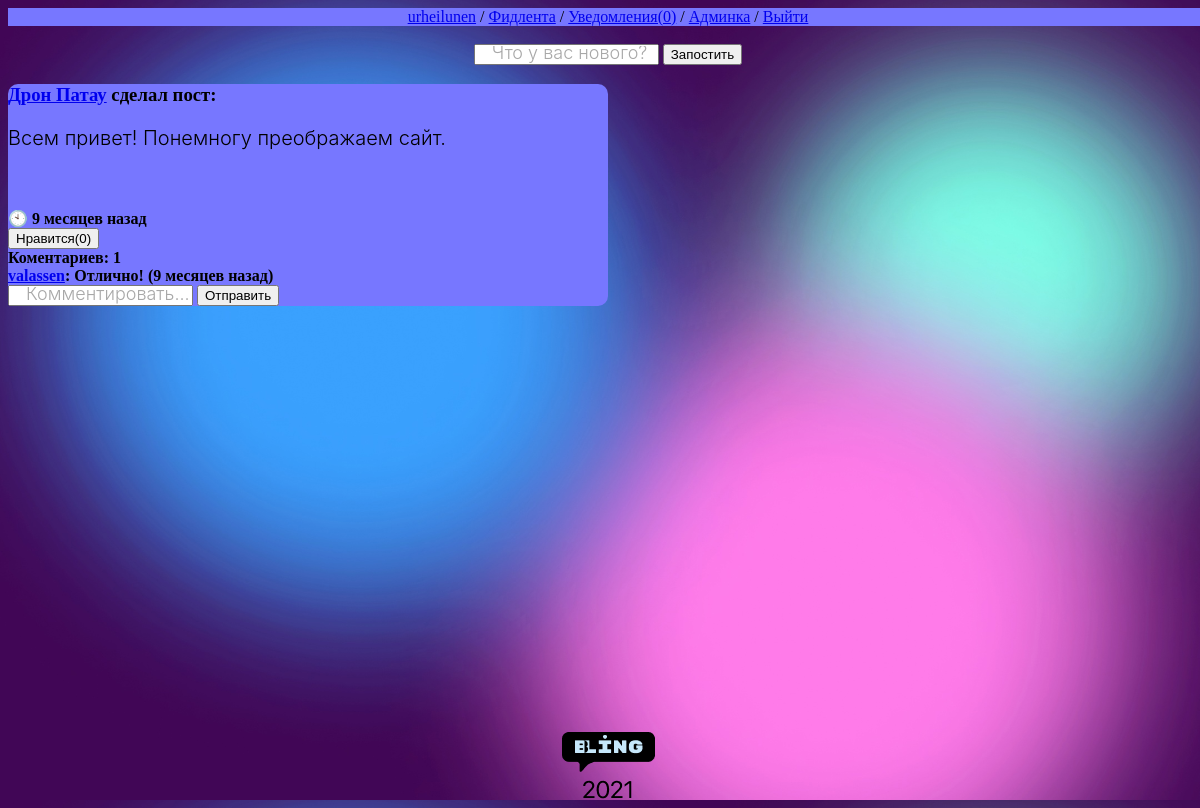
Page / (signed in) on the earlier database version.
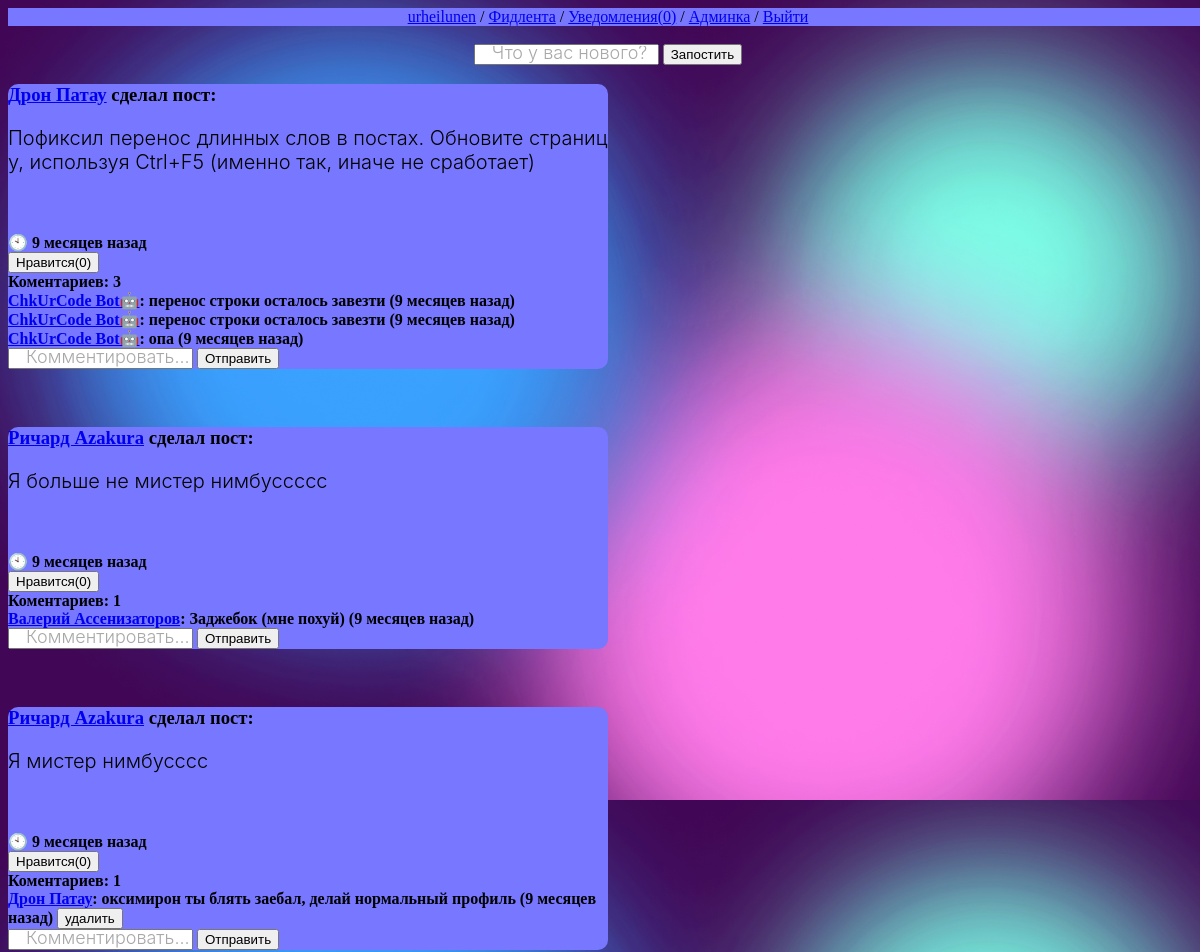
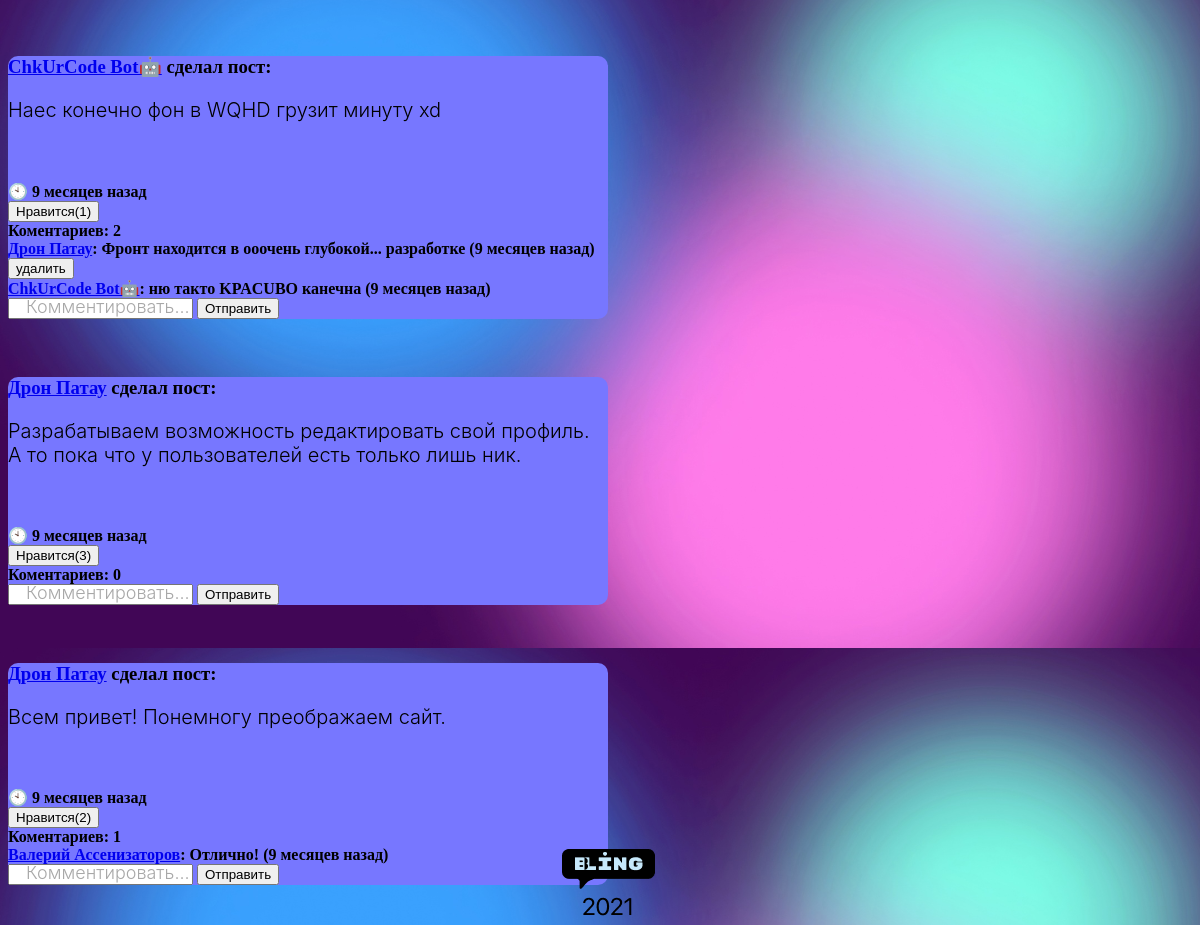
Same page on the later database version (2 pictures, top to bottom).
### bling/models.py (models this page shows, shortened)
class Profile(models.Model):
    user = models.OneToOneField(User, on_delete=models.CASCADE)
    about = models.TextField(default='', blank=True)
    subscribers = models.ManyToManyField(User, blank=True, default=None, verbose_name='Подписчики', related_name='Подписчик')
    friends = models.ManyToManyField(User, blank=True, default=None, verbose_name='Друзья', related_name='Друг')
    profile_image = models.OneToOneField('BlingImage', default=None, null=True, blank=True, verbose_name='Ава', on_delete=models.SET_NULL)
    liked_posts = models.ManyToManyField('BlingPost', default=None, blank=True, verbose_name='Понравившиеся посты')
    notifications_amount = models.IntegerField(default=0)
    def __str__(self):
        if self.user.first_name or self.user.last_name:
            return self.user.first_name + ' ' + self.user.last_name
        else:
            return self.user.username
    class Meta:
        verbose_name = 'Профиль'
        verbose_name_plural = 'Профили'

class BlingPost(models.Model):
    RENDER_LENGTH = 15
    text = models.TextField(null=True, blank=True, verbose_name='Текст')
    images = models.ForeignKey('BlingImage', on_delete=models.SET_NULL, null=True, blank=True, verbose_name='Изображения')
    author = models.ForeignKey(User, on_delete=models.CASCADE, related_name='posts', verbose_name='Автор', null=True)
    created_on = models.DateTimeField(auto_now_add=True, verbose_name='Дата публикации')
    likes_amount = models.IntegerField(default=0)
    comments_amount = models.IntegerField(default=0)
    comments = models.ManyToManyField('BlingComment', default=None, blank=True, verbose_name='Комментарии')
    class Meta:
        verbose_name = 'Пост'
        verbose_name_plural = 'Посты'
        ordering = ['-created_on']
    def how_old(self):
        return how_old_is_this_datetimefield(self.created_on)

class BlingComment(models.Model):
    text = models.TextField(null=True, blank=True, verbose_name='Текст')
    images = models.ForeignKey('BlingImage', on_delete=models.SET_NULL, null=True, blank=True,
                                 verbose_name='Изображения')
    author = models.ForeignKey(User, on_delete=models.CASCADE, related_name='comments', verbose_name='Автор', null=True)
    created_on = models.DateTimeField(auto_now_add=True, verbose_name='Дата публикации')
    likes_amount = models.IntegerField(default=0)
    class Meta:
        verbose_name = 'Комментарий'
        verbose_name_plural = 'Комментарии'
    def __str__(self):
        return self.text
    def how_old(self):
        return how_old_is_this_datetimefield(self.created_on)

### bling/views.py (the view)
# urls.py: path('', index, name='home'),
@login_required()
def index(request):
    if request.method == 'POST':
        scan_for_forms(request)
        return HttpResponseRedirect('/')
    blingposts = BlingPost.objects.all()
    context = {'blingposts': blingposts}
    return render(request, 'bling/index.html', context)

### bling/templates/bling/index.html (shortened to what this page needs)
{% extends "layout/basic.html" %}
{% block content %}
{% if user.is_authenticated %}
    <br><form method="post" align="center">{% csrf_token %}
        <input type="text" name="new_post" placeholder="Что у вас нового?">
        <button name="post_id" type="submit" value="{{ blingpost.pk }}">Запостить</button>
    </form>
    {% if blingposts.0 %}
        {% for blingpost in blingposts %}
            <div class="post">
                <h3><a href="{% url 'user_profile' blingpost.author.username %}">{{ blingpost.author.profile }}</a> сделал пост:</h3>
                <p>{{ blingpost.text }}</p><br>
                <h4 class="PostDate">
                        🕙 {{ blingpost.how_old }}
                    <form method="post">{% csrf_token %}
                        <button name="like" type="submit" value="{{ blingpost.pk }}">Нравится({{ blingpost.likes_amount }})</button>
                    </form>
                    Коментариев: {{ blingpost.comments_amount }}
                    {% if blingpost.comments_amount > 0 %}
                        {% for comment in blingpost.comments.all %}
                            <form method="post">{% csrf_token %}
                                <a href="{% url 'user_profile' comment.author.username %}">{{ comment.author.profile }}</a>: {{ comment }} ({{ comment.how_old }})
                                {% if comment.author == user %}
                                    <button type="submit" name="remove_comment" value="{{ blingpost.pk }}/{{ comment.pk }}">удалить</button>
                                {% endif %}
                            </form>
                        {% endfor %}
                    {% endif %}
                    <form method="post">{% csrf_token %}
                        <input type="text" name="comment_text" placeholder="Комментировать...">
                        <button name="post_id" type="submit" value="{{ blingpost.pk }}">Отправить</button>
                    </form>
                </h4>
            </div><br>
        {% endfor %}
    {% else %}
        <p align="center">Тут пока нет постов...</p>
    {% endif %}
{% endif %}
{% endblock %}

### bling/templates/layout/basic.html (shortened to what this page needs)
{% load static %}
<!DOCTYPE html>
<html lang="en">
<head>
    <link rel="stylesheet" type="text/css" href="{% static 'bling/style.css' %}">
</head>
<body>
    <nav align="center" style="background-color: #7777ff;">
        {% if user.is_authenticated %}
        <a href="{% url 'user_profile' user.username %}">{{ user.username }}</a> /
        <a href="{% url 'home' %}">Фидлента</a> /
        <a href="{% url 'notifications' %}">Уведомления({{ user.profile.notifications_amount }})</a> /
        {% if user.is_superuser %}<a href="{{ HTTP_HOST }}/admin/">Админка</a> /{% endif %}
        <a href="{% url 'logout' %}">Выйти</a>
        {% else %}
        <a href="{% url 'signin' %}">Вход</a> /
        <a href="{% url 'signup' %}">Регистрация</a>
    {% endif %}
    </nav>
    <section>
        {% block content %}
        {% endblock %}
    </section>
    <footer class="footer">
        <img src="footer_logo.png" alt="" class="FooterLogo">
    </footer>
</body>
</html>

### bling/static/bling/style.css (style rules this page uses)
html, body { width: 100%; height: 100%; top:0; bottom:0; left:0; right:0; }
body { background-image: url("back.jpg"); background-size: cover; display: block; }
p { font-family: SF Pro Display; font-weight: 300; font-size: 20px; }
::placeholder { text-indent: 14px; font-family: SF Pro Display; font-weight: 300; font-size: 18px; line-height: 21px; color: #A8A8A8; }
.footer { position: absolute; bottom: 0; width: 100%; text-align: center; }
.FooterLogo { min-height: 100%; }
.post { background-color: #7777ff; width: 50%; border-radius: 10px; word-break:break-all; }

Differences in the rows shown:
added BlingPost: author.profile "Дрон Патау", text "Пофиксил перенос длинных слов в постах. Обновите страницу, используя Ctrl+F5 (именно так, иначе не сработает)", how_old "9 месяцев назад", {{ blingpost.pk }} 32 (drawn), likes_amount "0", comments_amount "3"
added BlingComment: author.profile "ChkUrCode Bot🤖", text "перенос строки осталось завезти", how_old "9 месяцев назад", shown under "Дрон Патау"
added BlingComment: author.profile "ChkUrCode Bot🤖", text "перенос строки осталось завезти", how_old "9 месяцев назад", shown under "Дрон Патау"
added BlingComment: author.profile "ChkUrCode Bot🤖", text "опа", how_old "9 месяцев назад", shown under "Дрон Патау"
added BlingPost: author.profile "Ричард Azakura", text "Я больше не мистер нимбуссссс", how_old "9 месяцев назад", {{ blingpost.pk }} 24 (drawn), likes_amount "0", comments_amount "1"
added BlingComment: author.profile "Валерий Ассенизаторов", text "Заджебок (мне похуй)", how_old "9 месяцев назад", shown under "Ричард Azakura"
added BlingPost: author.profile "Ричард Azakura", text "Я мистер нимбусссс", how_old "9 месяцев назад", {{ blingpost.pk }} 23 (drawn), likes_amount "0", comments_amount "1"
added BlingComment: author.profile "Дрон Патау", text "оксимирон ты блять заебал, делай нормальный профиль", how_old "9 месяцев назад", {{ blingpost.pk }} 23 (drawn), shown under "Ричард Azakura"
added BlingPost: author.profile "ChkUrCode Bot🤖", text "Наес конечно фон в WQHD грузит минуту xd", how_old "9 месяцев назад", {{ blingpost.pk }} 22 (drawn), likes_amount "1", comments_amount "2"
added BlingComment: author.profile "Дрон Патау", text "Фронт находится в ооочень глубокой... разработке", how_old "9 месяцев назад", {{ blingpost.pk }} 22 (drawn), shown under "ChkUrCode Bot🤖"
added BlingComment: author.profile "ChkUrCode Bot🤖", text "ню такто KPACUBO канечна", how_old "9 месяцев назад"
added BlingPost: author.profile "Дрон Патау", text "Разрабатываем возможность редактировать свой профиль. А то пока что у пользователей есть только лишь ник.", how_old "9 месяцев назад", {{ blingpost.pk }} 21 (drawn), likes_amount "3", comments_amount "0"
changed BlingPost "Всем привет! Понемногу преображаем сайт.": likes_amount "0" → "2"
changed through a linked row, BlingComment "Отлично!": author.profile "valassen" → "Валерий Ассенизаторов"
